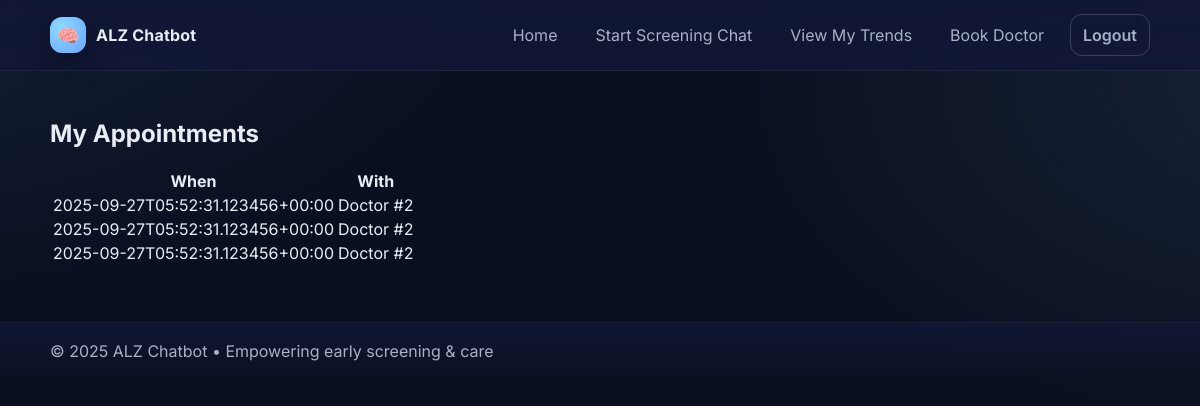
The page /appointments (signed in) on the database its author committed.
### models.py (models this page shows)
class Appointment(db.Model):
    id = db.Column(db.Integer, primary_key=True)
    patient_id = db.Column(db.Integer, db.ForeignKey('user.id'), nullable=False)
    doctor_id = db.Column(db.Integer, db.ForeignKey('user.id'), nullable=False)
    slot_iso = db.Column(db.String(64), nullable=False)
    notes_enc = db.Column(db.Text)
    created_at = db.Column(db.DateTime, default=datetime.utcnow)

### appointment_routes.py (the view)
@appt_bp.route('/appointments')
def list_my():
    if 'uid' not in session:
        return redirect(url_for('auth.login'))
    uid = session['uid']
    role = session['role']
    if role == 'patient':
        appts = Appointment.query.filter_by(patient_id=uid).order_by(Appointment.slot_iso.asc()).all()
    else:
        appts = Appointment.query.filter_by(doctor_id=uid).order_by(Appointment.slot_iso.asc()).all()
    return render_template('appointment_list.html', appts=appts, role=role)

### templates/appointment_list.html
{% extends 'base.html' %}
{% block content %}
<h2>My Appointments</h2>
<table>
  <tr><th>When</th><th>With</th></tr>
  {% for a in appts %}
    <tr>
      {% if role == 'patient' %}
        <td>{{a.slot_iso}}</td><td>Doctor #{{a.doctor_id}}</td>
      {% else %}
        <td>{{a.slot_iso}}</td><td>Patient #{{a.patient_id}}</td>
      {% endif %}
    </tr>
  {% endfor %}
</table>
{% endblock %}

### static/styles.css (style rules this page uses)
:root { --bg: #0b1020; --panel: #111735; --panel-2: #0e1530; --text: #e8ecf5; --muted: #a9b1c6; --brand: #6aa6ff; --brand-2: #8bdaff; --success: #4ad295; --danger: #ff6b6b; --shadow: 0 10px 30px rgba(0,0,0,.35), inset 0 1px rgba(255,255,255,.03); --radius: 16px; --radius-lg: 22px; --ring: 0 0 0 2px rgba(138, 198, 255, .25); }
* { box-sizing:border-box }
html,body { height:100% }
body { margin:0; font-family: "Inter", system-ui, -apple-system, Segoe UI, Roboto, Arial, sans-serif; color:var(--text); background: radial-gradient(1200px 700px at -10% -10%, rgba(106,166,255,.12), transparent 55%), radial-gradient(1000px 600px at 110% 10%, rgba(139,218,255,.10), transparent 60%), linear-gradient(180deg, #0a0f20 0%, #0b1020 100%); }

### rows shown on the page
Appointment: slot_iso "2025-09-27T05:52:31.123456+00:00", doctor_id "2"
Appointment: slot_iso "2025-09-27T05:52:31.123456+00:00", doctor_id "2"
Appointment: slot_iso "2025-09-27T05:52:31.123456+00:00", doctor_id "2"

### other values the page prints
{{ 2025 }} "2025"
